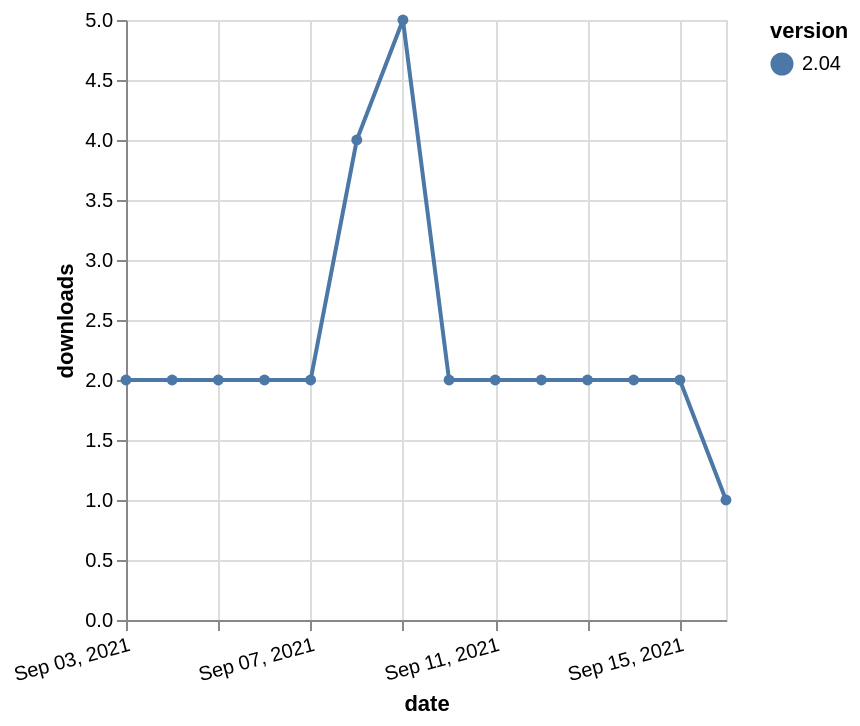

Specify this chart in Vega-Lite:
### Vega-Lite specification from a JSON file in a GitHub repository (floating-point values rounded to 4 significant figures)
{"$schema": "https://vega.github.io/schema/vega-lite/v5.json", "description": "A simple bar chart with embedded data.", "data": {"values": [{"date": "2021-09-03", "total": 644, "delta": 2, "version": "2.04"}, {"date": "2021-09-04", "total": 646, "delta": 2, "version": "2.04"}, {"date": "2021-09-05", "total": 648, "delta": 2, "version": "2.04"}, {"date": "2021-09-06", "total": 650, "delta": 2, "version": "2.04"}, {"date": "2021-09-07", "total": 652, "delta": 2, "version": "2.04"}, {"date": "2021-09-08", "total": 656, "delta": 4, "version": "2.04"}, {"date": "2021-09-09", "total": 661, "delta": 5, "version": "2.04"}, {"date": "2021-09-10", "total": 663, "delta": 2, "version": "2.04"}, {"date": "2021-09-11", "total": 665, "delta": 2, "version": "2.04"}, {"date": "2021-09-12", "total": 667, "delta": 2, "version": "2.04"}, {"date": "2021-09-13", "total": 669, "delta": 2, "version": "2.04"}, {"date": "2021-09-14", "total": 671, "delta": 2, "version": "2.04"}, {"date": "2021-09-15", "total": 673, "delta": 2, "version": "2.04"}, {"date": "2021-09-16", "total": 674, "delta": 1, "version": "2.04"}]}, "width": "container", "mark": {"type": "line", "point": {"filled": true}}, "encoding": {"x": {"field": "date", "type": "temporal", "timeUnit": "yearmonthdate", "title": "date", "axis": {"labelAngle": -15}}, "y": {"field": "delta", "type": "quantitative", "title": "downloads"}, "color": {"field": "version", "type": "nominal"}, "tooltip": {"field": "delta"}}}
